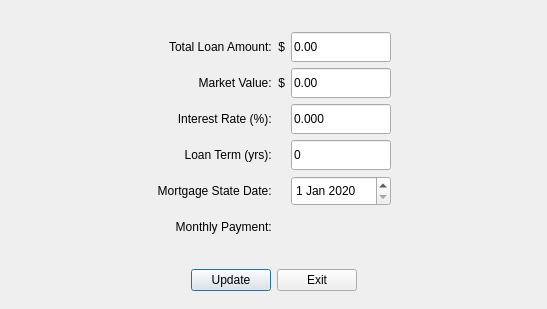
<?xml version="1.0" encoding="UTF-8"?>
<ui version="4.0">
 <class>UpdateMortgageInfoDialog</class>
 <widget class="QDialog" name="UpdateMortgageInfoDialog">
  <property name="windowModality">
   <enum>Qt::ApplicationModal</enum>
  </property>
  <property name="geometry">
   <rect>
    <x>0</x>
    <y>0</y>
    <width>547</width>
    <height>309</height>
   </rect>
  </property>
  <property name="font">
   <font>
    <family>Segoe UI</family>
    <pointsize>9</pointsize>
   </font>
  </property>
  <property name="windowTitle">
   <string>Update Mortgage Information</string>
  </property>
  <property name="modal">
   <bool>true</bool>
  </property>
  <layout class="QVBoxLayout" name="verticalLayout">
   <item>
    <spacer name="verticalSpacer_2">
     <property name="orientation">
      <enum>Qt::Vertical</enum>
     </property>
     <property name="sizeType">
      <enum>QSizePolicy::Fixed</enum>
     </property>
     <property name="sizeHint" stdset="0">
      <size>
       <width>20</width>
       <height>15</height>
      </size>
     </property>
    </spacer>
   </item>
   <item>
    <layout class="QGridLayout" name="gridLayout">
     <item row="4" column="0">
      <spacer name="horizontalSpacer_9">
       <property name="orientation">
        <enum>Qt::Horizontal</enum>
       </property>
       <property name="sizeHint" stdset="0">
        <size>
         <width>40</width>
         <height>20</height>
        </size>
       </property>
      </spacer>
     </item>
     <item row="4" column="2">
      <widget class="QDateEdit" name="dateEditStartDate">
       <property name="minimumSize">
        <size>
         <width>100</width>
         <height>30</height>
        </size>
       </property>
       <property name="maximumSize">
        <size>
         <width>100</width>
         <height>30</height>
        </size>
       </property>
       <property name="date">
        <date>
         <year>2020</year>
         <month>1</month>
         <day>1</day>
        </date>
       </property>
      </widget>
     </item>
     <item row="1" column="2">
      <widget class="QLineEdit" name="lineEditMarketValue">
       <property name="minimumSize">
        <size>
         <width>100</width>
         <height>30</height>
        </size>
       </property>
       <property name="maximumSize">
        <size>
         <width>100</width>
         <height>30</height>
        </size>
       </property>
       <property name="text">
        <string>0.00</string>
       </property>
      </widget>
     </item>
     <item row="2" column="1">
      <widget class="QLabel" name="label_4">
       <property name="text">
        <string>Interest Rate (%):    </string>
       </property>
       <property name="alignment">
        <set>Qt::AlignRight|Qt::AlignTrailing|Qt::AlignVCenter</set>
       </property>
      </widget>
     </item>
     <item row="0" column="0">
      <spacer name="horizontalSpacer_11">
       <property name="orientation">
        <enum>Qt::Horizontal</enum>
       </property>
       <property name="sizeHint" stdset="0">
        <size>
         <width>40</width>
         <height>20</height>
        </size>
       </property>
      </spacer>
     </item>
     <item row="1" column="0">
      <spacer name="horizontalSpacer_5">
       <property name="orientation">
        <enum>Qt::Horizontal</enum>
       </property>
       <property name="sizeHint" stdset="0">
        <size>
         <width>40</width>
         <height>20</height>
        </size>
       </property>
      </spacer>
     </item>
     <item row="4" column="1">
      <widget class="QLabel" name="label_2">
       <property name="text">
        <string>Mortgage State Date:    </string>
       </property>
       <property name="alignment">
        <set>Qt::AlignRight|Qt::AlignTrailing|Qt::AlignVCenter</set>
       </property>
      </widget>
     </item>
     <item row="1" column="1">
      <widget class="QLabel" name="label">
       <property name="text">
        <string>Market Value:  $</string>
       </property>
       <property name="alignment">
        <set>Qt::AlignRight|Qt::AlignTrailing|Qt::AlignVCenter</set>
       </property>
      </widget>
     </item>
     <item row="0" column="1">
      <widget class="QLabel" name="label_3">
       <property name="text">
        <string>Total Loan Amount:  $</string>
       </property>
       <property name="alignment">
        <set>Qt::AlignRight|Qt::AlignTrailing|Qt::AlignVCenter</set>
       </property>
      </widget>
     </item>
     <item row="0" column="2">
      <widget class="QLineEdit" name="lineEditLoanAmount">
       <property name="minimumSize">
        <size>
         <width>100</width>
         <height>30</height>
        </size>
       </property>
       <property name="maximumSize">
        <size>
         <width>100</width>
         <height>30</height>
        </size>
       </property>
       <property name="text">
        <string>0.00</string>
       </property>
      </widget>
     </item>
     <item row="1" column="3">
      <spacer name="horizontalSpacer_6">
       <property name="orientation">
        <enum>Qt::Horizontal</enum>
       </property>
       <property name="sizeHint" stdset="0">
        <size>
         <width>40</width>
         <height>20</height>
        </size>
       </property>
      </spacer>
     </item>
     <item row="2" column="2">
      <widget class="QLineEdit" name="lineEditInterestRate">
       <property name="minimumSize">
        <size>
         <width>100</width>
         <height>30</height>
        </size>
       </property>
       <property name="maximumSize">
        <size>
         <width>100</width>
         <height>30</height>
        </size>
       </property>
       <property name="text">
        <string>0.000</string>
       </property>
      </widget>
     </item>
     <item row="4" column="3">
      <spacer name="horizontalSpacer_10">
       <property name="orientation">
        <enum>Qt::Horizontal</enum>
       </property>
       <property name="sizeHint" stdset="0">
        <size>
         <width>40</width>
         <height>20</height>
        </size>
       </property>
      </spacer>
     </item>
     <item row="0" column="3">
      <spacer name="horizontalSpacer_12">
       <property name="orientation">
        <enum>Qt::Horizontal</enum>
       </property>
       <property name="sizeHint" stdset="0">
        <size>
         <width>40</width>
         <height>20</height>
        </size>
       </property>
      </spacer>
     </item>
     <item row="3" column="1">
      <widget class="QLabel" name="label_6">
       <property name="text">
        <string>Loan Term (yrs):    </string>
       </property>
       <property name="alignment">
        <set>Qt::AlignRight|Qt::AlignTrailing|Qt::AlignVCenter</set>
       </property>
      </widget>
     </item>
     <item row="3" column="2">
      <widget class="QLineEdit" name="lineEditLoanTerm">
       <property name="minimumSize">
        <size>
         <width>100</width>
         <height>30</height>
        </size>
       </property>
       <property name="maximumSize">
        <size>
         <width>100</width>
         <height>30</height>
        </size>
       </property>
       <property name="text">
        <string>0</string>
       </property>
      </widget>
     </item>
     <item row="5" column="1">
      <widget class="QLabel" name="label_5">
       <property name="text">
        <string>Monthly Payment:    </string>
       </property>
       <property name="alignment">
        <set>Qt::AlignRight|Qt::AlignTrailing|Qt::AlignVCenter</set>
       </property>
      </widget>
     </item>
     <item row="5" column="3">
      <spacer name="horizontalSpacer_8">
       <property name="orientation">
        <enum>Qt::Horizontal</enum>
       </property>
       <property name="sizeHint" stdset="0">
        <size>
         <width>40</width>
         <height>20</height>
        </size>
       </property>
      </spacer>
     </item>
     <item row="5" column="0">
      <spacer name="horizontalSpacer_7">
       <property name="orientation">
        <enum>Qt::Horizontal</enum>
       </property>
       <property name="sizeHint" stdset="0">
        <size>
         <width>40</width>
         <height>20</height>
        </size>
       </property>
      </spacer>
     </item>
     <item row="2" column="3">
      <spacer name="horizontalSpacer_13">
       <property name="orientation">
        <enum>Qt::Horizontal</enum>
       </property>
       <property name="sizeHint" stdset="0">
        <size>
         <width>40</width>
         <height>20</height>
        </size>
       </property>
      </spacer>
     </item>
     <item row="3" column="3">
      <spacer name="horizontalSpacer_16">
       <property name="orientation">
        <enum>Qt::Horizontal</enum>
       </property>
       <property name="sizeHint" stdset="0">
        <size>
         <width>40</width>
         <height>20</height>
        </size>
       </property>
      </spacer>
     </item>
     <item row="2" column="0">
      <spacer name="horizontalSpacer_14">
       <property name="orientation">
        <enum>Qt::Horizontal</enum>
       </property>
       <property name="sizeHint" stdset="0">
        <size>
         <width>40</width>
         <height>20</height>
        </size>
       </property>
      </spacer>
     </item>
     <item row="3" column="0">
      <spacer name="horizontalSpacer_15">
       <property name="orientation">
        <enum>Qt::Horizontal</enum>
       </property>
       <property name="sizeHint" stdset="0">
        <size>
         <width>40</width>
         <height>20</height>
        </size>
       </property>
      </spacer>
     </item>
     <item row="5" column="2">
      <widget class="QLabel" name="labelMonthlyPayment">
       <property name="minimumSize">
        <size>
         <width>0</width>
         <height>30</height>
        </size>
       </property>
       <property name="maximumSize">
        <size>
         <width>16777215</width>
         <height>30</height>
        </size>
       </property>
       <property name="text">
        <string>&lt;MonthlyPayment&gt;</string>
       </property>
       <property name="alignment">
        <set>Qt::AlignLeading|Qt::AlignLeft|Qt::AlignVCenter</set>
       </property>
      </widget>
     </item>
    </layout>
   </item>
   <item>
    <spacer name="verticalSpacer">
     <property name="orientation">
      <enum>Qt::Vertical</enum>
     </property>
     <property name="sizeType">
      <enum>QSizePolicy::Fixed</enum>
     </property>
     <property name="sizeHint" stdset="0">
      <size>
       <width>20</width>
       <height>15</height>
      </size>
     </property>
    </spacer>
   </item>
   <item>
    <layout class="QHBoxLayout" name="horizontalLayout">
     <item>
      <spacer name="horizontalSpacer">
       <property name="orientation">
        <enum>Qt::Horizontal</enum>
       </property>
       <property name="sizeHint" stdset="0">
        <size>
         <width>40</width>
         <height>20</height>
        </size>
       </property>
      </spacer>
     </item>
     <item>
      <widget class="QPushButton" name="pushButtonUpdate">
       <property name="text">
        <string>Update</string>
       </property>
      </widget>
     </item>
     <item>
      <widget class="QPushButton" name="pushButtonExit">
       <property name="text">
        <string>Exit</string>
       </property>
      </widget>
     </item>
     <item>
      <spacer name="horizontalSpacer_2">
       <property name="orientation">
        <enum>Qt::Horizontal</enum>
       </property>
       <property name="sizeHint" stdset="0">
        <size>
         <width>40</width>
         <height>20</height>
        </size>
       </property>
      </spacer>
     </item>
    </layout>
   </item>
  </layout>
 </widget>
 <resources/>
 <connections/>
</ui>
